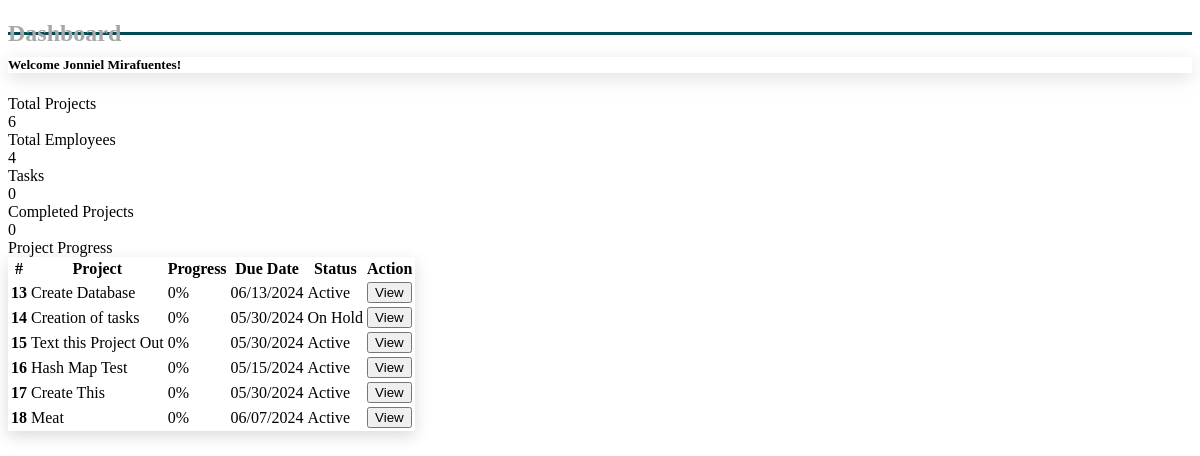
The app's page /containers/dashboard.php, older data.
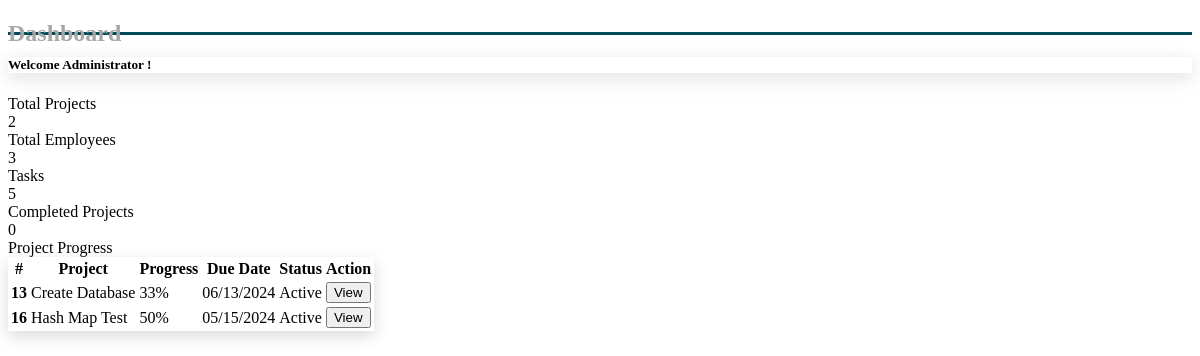
The same page, newer data.
### tables this page shows
CREATE TABLE `employees` (
  `emp_id` int(11) NOT NULL,
  `empl_firstname` varchar(25) DEFAULT NULL,
  `empl_lastname` varchar(25) DEFAULT NULL,
  `email` varchar(100) DEFAULT NULL,
  `password` varchar(100) DEFAULT NULL,
  `position` varchar(15) DEFAULT NULL,
  `department_id` int(11) DEFAULT NULL
);

CREATE TABLE `projects` (
  `project_id` int(6) NOT NULL,
  `project_name` varchar(50) NOT NULL,
  `start_date` date NOT NULL,
  `end_date` date NOT NULL,
  `project_manager` int(6) DEFAULT NULL,
  `project_status` enum('Active','Completed','On Hold') NOT NULL,
  `proj_description` mediumtext DEFAULT NULL
);

### containers/dashboard.php (the view, shortened to what the changed rows need)
<?php
include "dbConnect.php";
$sqlProjects = "SELECT COUNT(*) AS total_projects FROM projects";
$resultProjects = mysqli_query($conn, $sqlProjects);
$rowProjects = mysqli_fetch_assoc($resultProjects);
$totalProjects = $rowProjects['total_projects'];
$sqlEmployees = "SELECT COUNT(*) AS total_employees FROM employees WHERE position = 'Employee' OR position = 'Project Manager' ";
$resultEmployees = mysqli_query($conn, $sqlEmployees);
$rowEmployees = mysqli_fetch_assoc($resultEmployees);
$totalEmployees = $rowEmployees['total_employees'];
$sqlTasks = "SELECT COUNT(*) AS total_tasks FROM tasks";
$resultTasks = mysqli_query($conn, $sqlTasks);
$rowTasks = mysqli_fetch_assoc($resultTasks);
$totalTasks = $rowTasks['total_tasks'];
$sqlProjects = "SELECT p.project_id, p.project_name, p.start_date, p.end_date, p.project_status,
                    COUNT(t.task_id) AS total_tasks,
                    SUM(CASE WHEN t.task_status = 'Completed' THEN 1 ELSE 0 END) AS completed_tasks
                FROM projects p
                LEFT JOIN tasks t ON p.project_id = t.project_id
                GROUP BY p.project_id";
$resultProjects = mysqli_query($conn, $sqlProjects);
$sqlAdmin = "SELECT empl_firstname, empl_lastname FROM employees WHERE position = 'Administrator'";
$resultAdmin = mysqli_query($conn, $sqlAdmin);
$rowAdmin = mysqli_fetch_assoc($resultAdmin);
$adminName = $rowAdmin['empl_firstname'] . ' ' . $rowAdmin['empl_lastname'];
?>
<!DOCTYPE html>
<html lang="en">
<head>
    <link rel="stylesheet" href="/styles/dashboard.css">
</head>
<body>
    <div class="body p-3">
        <section class="pageTitle p-3">
            <h1>Dashboard</h1>
        </section>
        <section class="subh">
            <h5 class="p-3">Welcome <?php echo $adminName; ?>!</h5>
        </section>
        <section class="summary p-3">
            <div class="row">
                <div class="col-xl-3 col-md-6 mb-4">
                    <div class="card border-left-primary shadow h-100 py-2">
                        <div class="card-body">
                            <div class="row no-gutters align-items-center">
                                <div class="col mr-2">
                                    <div class="text-xs font-weight-bold text-primary text-uppercase mb-1">
                                        Total Projects</div>
                                    <div class="h5 mb-0 font-weight-bold text-gray-800"><?php echo $totalProjects; ?>
                                    </div>
                                </div>
                            </div>
                        </div>
                    </div>
                </div>
                <div class="col-xl-3 col-md-6 mb-4">
                    <div class="card border-left-success shadow h-100 py-2">
                        <div class="card-body">
                            <div class="row no-gutters align-items-center">
                                <div class="col mr-2">
                                    <div class="text-xs font-weight-bold text-success text-uppercase mb-1">
                                        Total Employees</div>
                                    <div class="h5 mb-0 font-weight-bold text-gray-800"><?php echo $totalEmployees; ?>
                                    </div>
                                </div>
                            </div>
                        </div>
                    </div>
                </div>
                <div class="col-xl-3 col-md-6 mb-4">
                    <div class="card border-left-info shadow h-100 py-2">
                        <div class="card-body">
                            <div class="row no-gutters align-items-center">
                                <div class="col mr-2">
                                    <div class="text-xs font-weight-bold text-warning text-uppercase mb-1">
                                        Tasks</div>
                                    <div class="h5 mb-0 font-weight-bold text-gray-800"><?php echo $totalTasks; ?></div>
                                </div>
                            </div>
                        </div>
                    </div>
                </div>
            </div>
        </section>
        <section class="projects">
            <div class="card border-left-primary shadow h-100 py-2">
                <table class="table">
                    <thead>
                        <tr>
                            <th scope="col">#</th>
                            <th scope="col">Project</th>
                            <th scope="col">Progress</th>
                            <th scope="col">Due Date</th>
                            <th scope="col">Status</th>
                            <th scope="col">Action</th>
                        </tr>
                    </thead>
                    <tbody>
                        <?php
                        if (mysqli_num_rows($resultProjects) > 0) {
                            while ($row = mysqli_fetch_assoc($resultProjects)) {
                                $completionPercentage = ($row['total_tasks'] > 0) ? ($row['completed_tasks'] / $row['total_tasks']) * 100 : 0;
                                ?>
                                <tr>
                                    <th scope="row"><?php echo $row['project_id']; ?></th>
                                    <td><?php echo $row['project_name']; ?></td>
                                    <td>
                                        <div class="progress" role="progressbar" aria-label="Progress"
                                            aria-valuenow="<?php echo $completionPercentage; ?>" aria-valuemin="0"
                                            aria-valuemax="100">
                                            <div class="progress-bar <?php echo ($completionPercentage <= 25) ? 'bg-danger' : (($completionPercentage <= 50) ? 'bg-warning' : (($completionPercentage <= 75) ? 'bg-info' : 'bg-success')); ?>"
                                                style="width: <?php echo $completionPercentage; ?>%">
                                                <?php echo ($completionPercentage == 0) ? '0%' : round($completionPercentage) . '%'; ?>
                                            </div>
                                        </div>
                                    </td>
                                    <td><?php echo date('m/d/Y', strtotime($row['end_date'])); ?></td>
                                    <td><?php
                                    $stats = htmlspecialchars($row['project_status']);
                                    $badgeClass = '';
                                    switch ($stats) {
                                        case 'Active':
                                            $badgeClass = 'bg-primary';
                                            break;
                                        case 'On Hold':
                                            $badgeClass = 'bg-warning';
                                            break;
                                    }
                                    ?>
                                        <span class="badge rounded-pill <?php echo $badgeClass; ?>"><?php echo $stats; ?></span>
                                    </td>
                                    <td><button type="button" class="btn btn-outline-primary"
                                            onclick="window.location.href = '?page=viewproject&id=<?php echo base64_encode($row['project_id']); ?>'">View</button>
                                    </td>
                                </tr>
                                <?php
                            }
                        } else {
                            ?>
                            <tr>
                                <td colspan="6">No projects found</td>
                            </tr>
                            <?php
                        }
                        ?>
                    </tbody>
                </table>
            </div>
        </section>
    </div>
</body>
</html>

Row changes from the older to the newer data that the page shows:
removed projects: project_id "14", project_name "Creation of tasks", shows "0%", end_date "05/30/2024", project_status "On Hold"
removed projects: project_id "15", project_name "Text this Project Out", shows "0%", end_date "05/30/2024", project_status "Active"
removed projects: project_id "17", project_name "Create This", shows "0%", end_date "05/30/2024", project_status "Active"
removed projects: project_id "18", project_name "Meat", shows "0%", end_date "06/07/2024", project_status "Active"
changed employees: adminName "Jonniel Mirafuentes" → "Administrator"
shown differently, row unchanged: projects "Create Database": completionPercentage (not shown) → "33"; text "0%" → "%"
changed projects "Hash Map Test": completionPercentage (not shown) → "50"; text "0%" → "%"
Text that changed along with them:
$totalProjects: "6" → "2"
$totalEmployees: "4" → "3"
$totalTasks: "0" → "5"
